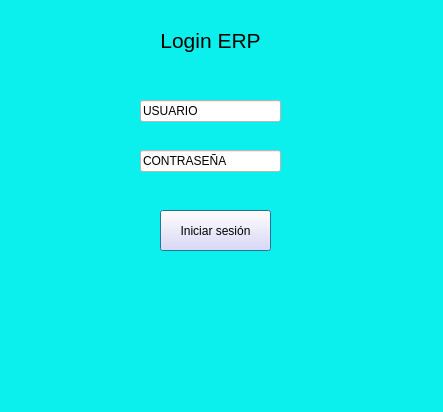
<?xml version="1.0" encoding="UTF-8"?>
<ui version="4.0">
 <class>MainWindow</class>
 <widget class="QMainWindow" name="MainWindow">
  <property name="geometry">
   <rect>
    <x>0</x>
    <y>0</y>
    <width>443</width>
    <height>412</height>
   </rect>
  </property>
  <property name="sizePolicy">
   <sizepolicy hsizetype="Fixed" vsizetype="Fixed">
    <horstretch>0</horstretch>
    <verstretch>0</verstretch>
   </sizepolicy>
  </property>
  <property name="cursor">
   <cursorShape>PointingHandCursor</cursorShape>
  </property>
  <property name="windowTitle">
   <string>Inicio de sesión</string>
  </property>
  <property name="styleSheet">
   <string notr="true">
background-color: rgb(11, 240, 236);</string>
  </property>
  <widget class="QWidget" name="centralwidget">
   <widget class="QLabel" name="label">
    <property name="geometry">
     <rect>
      <x>150</x>
      <y>20</y>
      <width>121</width>
      <height>41</height>
     </rect>
    </property>
    <property name="sizePolicy">
     <sizepolicy hsizetype="Fixed" vsizetype="Fixed">
      <horstretch>0</horstretch>
      <verstretch>0</verstretch>
     </sizepolicy>
    </property>
    <property name="font">
     <font>
      <family>Segoe UI</family>
      <pointsize>16</pointsize>
      <italic>false</italic>
      <bold>false</bold>
     </font>
    </property>
    <property name="cursor">
     <cursorShape>OpenHandCursor</cursorShape>
    </property>
    <property name="autoFillBackground">
     <bool>false</bool>
    </property>
    <property name="styleSheet">
     <string notr="true">color: rgb(0, 0, 0);
font: 16pt &quot;Segoe UI&quot;;

</string>
    </property>
    <property name="text">
     <string>Login ERP</string>
    </property>
    <property name="alignment">
     <set>Qt::AlignmentFlag::AlignCenter</set>
    </property>
    <property name="margin">
     <number>-1</number>
    </property>
   </widget>
   <widget class="QLineEdit" name="password">
    <property name="geometry">
     <rect>
      <x>140</x>
      <y>150</y>
      <width>141</width>
      <height>22</height>
     </rect>
    </property>
    <property name="sizePolicy">
     <sizepolicy hsizetype="Fixed" vsizetype="Fixed">
      <horstretch>0</horstretch>
      <verstretch>0</verstretch>
     </sizepolicy>
    </property>
    <property name="cursor">
     <cursorShape>UpArrowCursor</cursorShape>
    </property>
    <property name="styleSheet">
     <string notr="true">background-color: rgb(255, 255, 255);
color: rgb(0, 0, 0);
align: center;</string>
    </property>
    <property name="text">
     <string>CONTRASEÑA</string>
    </property>
   </widget>
   <widget class="QPushButton" name="Iniciar">
    <property name="geometry">
     <rect>
      <x>160</x>
      <y>210</y>
      <width>111</width>
      <height>41</height>
     </rect>
    </property>
    <property name="sizePolicy">
     <sizepolicy hsizetype="Fixed" vsizetype="Fixed">
      <horstretch>0</horstretch>
      <verstretch>0</verstretch>
     </sizepolicy>
    </property>
    <property name="cursor">
     <cursorShape>WhatsThisCursor</cursorShape>
    </property>
    <property name="styleSheet">
     <string notr="true">background-color: rgb(233, 215, 255);
color: rgb(0, 0, 0);</string>
    </property>
    <property name="text">
     <string>Iniciar sesión</string>
    </property>
    <property name="checkable">
     <bool>false</bool>
    </property>
    <property name="autoDefault">
     <bool>false</bool>
    </property>
    <property name="default">
     <bool>true</bool>
    </property>
    <property name="flat">
     <bool>false</bool>
    </property>
   </widget>
   <widget class="QLineEdit" name="Usuario">
    <property name="geometry">
     <rect>
      <x>140</x>
      <y>100</y>
      <width>141</width>
      <height>22</height>
     </rect>
    </property>
    <property name="sizePolicy">
     <sizepolicy hsizetype="Fixed" vsizetype="Fixed">
      <horstretch>0</horstretch>
      <verstretch>0</verstretch>
     </sizepolicy>
    </property>
    <property name="sizeIncrement">
     <size>
      <width>2</width>
      <height>2</height>
     </size>
    </property>
    <property name="baseSize">
     <size>
      <width>2</width>
      <height>2</height>
     </size>
    </property>
    <property name="cursor">
     <cursorShape>UpArrowCursor</cursorShape>
    </property>
    <property name="styleSheet">
     <string notr="true">background-color: rgb(255, 255, 255);
color: rgb(0, 0, 0);
align: center;</string>
    </property>
    <property name="text">
     <string>USUARIO</string>
    </property>
    <property name="dragEnabled">
     <bool>false</bool>
    </property>
    <property name="placeholderText">
     <string/>
    </property>
   </widget>
  </widget>
  <widget class="QMenuBar" name="menubar">
   <property name="geometry">
    <rect>
     <x>0</x>
     <y>0</y>
     <width>443</width>
     <height>33</height>
    </rect>
   </property>
  </widget>
  <widget class="QStatusBar" name="statusbar"/>
 </widget>
 <resources/>
 <connections/>
</ui>
